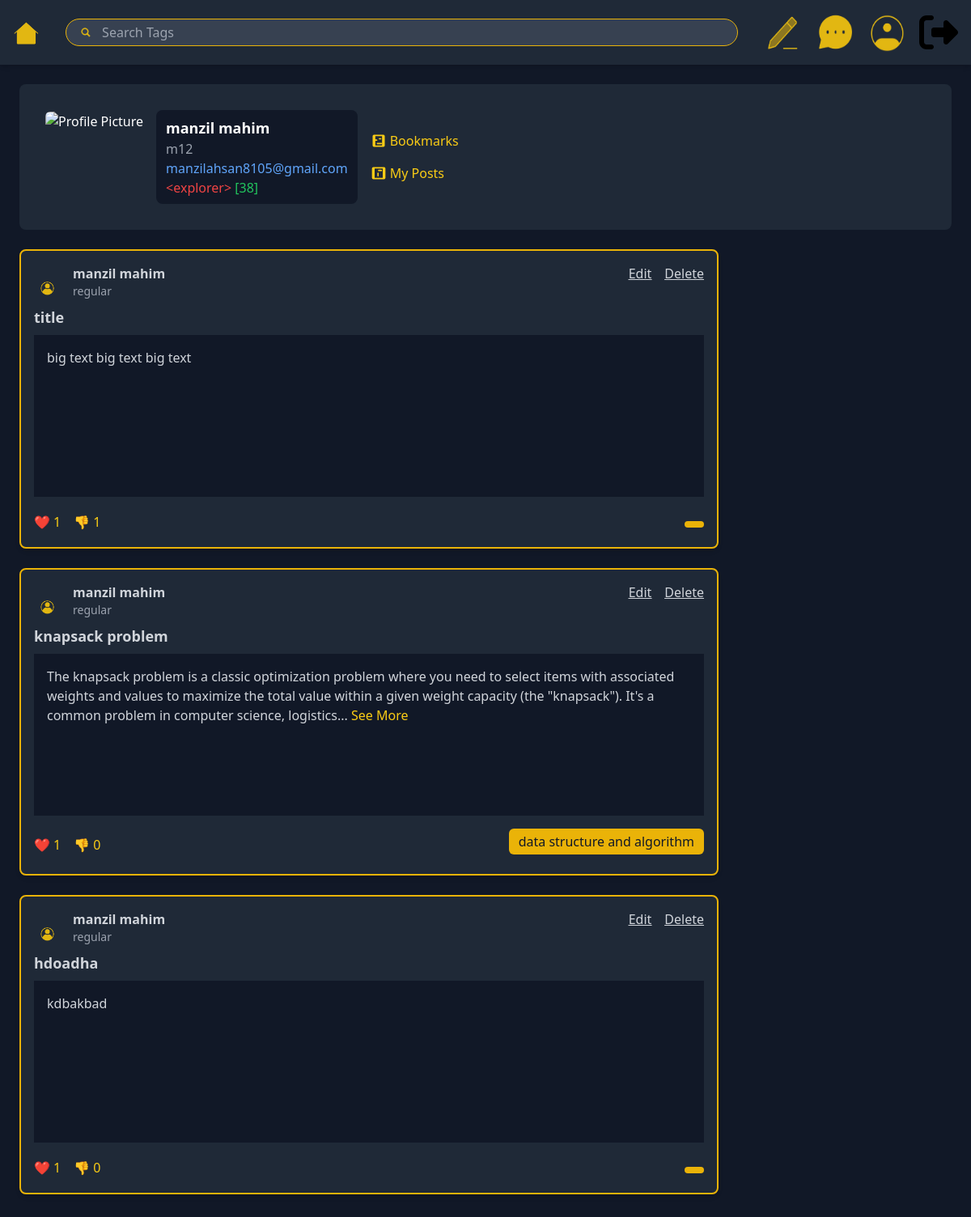
/userprofile.php (signed in), run on the app's committed database.
### tables this page shows
CREATE TABLE `User` (
  `user_id` int(11) NOT NULL,
  `name` varchar(255) DEFAULT NULL,
  `email` varchar(255) DEFAULT NULL,
  `role_on_site` varchar(50) DEFAULT NULL,
  `password` varchar(255) DEFAULT NULL
);

CREATE TABLE `Post` (
  `post_id` int(11) NOT NULL,
  `post_text` text DEFAULT NULL,
  `likes` int(11) DEFAULT 0,
  `dislikes` int(11) DEFAULT 0,
  `title` varchar(255) DEFAULT NULL,
  `state` varchar(50) DEFAULT NULL,
  `user_id` int(11) DEFAULT NULL
);

### userprofile.php (the view, shortened to what this page needs)
<?php
include("connection.php");
$sql = "SELECT * FROM User WHERE user_id = " . $_SESSION['user_id'];
$result = mysqli_query($conn, $sql);
$row = mysqli_fetch_array($result);
$sql_posts = "SELECT p.*, u.name, u.role_on_site, GROUP_CONCAT(t.tag_name) AS tags
              FROM Post AS p
              JOIN User AS u ON p.user_id = u.user_id
              LEFT JOIN Post_to_Tag AS pt ON p.post_id = pt.post_id
              LEFT JOIN Tag AS t ON pt.tag_id = t.tag_id
              WHERE u.user_id = " . $_SESSION["user_id"] . "
              GROUP BY p.post_id
              ORDER BY p.likes DESC";
$result_posts = mysqli_query($conn, $sql_posts);
?>
<!DOCTYPE html>
<html lang="en">
<head>
  <script src="https://cdn.tailwindcss.com"></script>
</head>
<body class="bg-gray-900 text-gray-300">
  <nav class="bg-gray-800 p-4 flex items-center justify-between shadow-md">
    <div>
      <a href="hompage.php"><img src="home.png" alt="Home" class="h-8"></a>
    </div>
    <div class="flex-1 mx-8">
      <div class="bg-gray-700 border border-yellow-500 rounded-full flex items-center px-3 py-1">
        <img src="search.png" alt="Search" class="w-6 h-6 mr-2">
        <form action="hompage.php" method="GET" class="w-full">
          <input type="text" name="search" placeholder="Search Tags" value=""
            class="bg-transparent text-yellow-500 w-full focus:outline-none">
        </form>
      </div>
    </div>
    <div class="flex space-x-4">
      <a href="post.php"> <img src="draft.png" class="w-12 h-12"></a>
      <a href="groupText.php">
        <img src="message2.png" class="w-12 h-12">
      </a>
      <a href="userprofile.php"> <img src="profile2.png" class="w-12 h-12"></a>
      <a href="logout.php"> <img src="logout-icon.svg" class="w-12 h-12"></a>
    </div>
  </nav>
  <main class="p-6">
    <div class="flex items-start bg-gray-800 p-4 rounded-lg">
      <div class="flex justify-between w-full">
        <div class="text-white p-4 rounded-lg flex items-center space-x-4">
          <img
            src="https://encrypted-tbn0.gstatic.com/images?q=tbn:ANd9GcQm3RFDZM21teuCMFYx_AROjt-AzUwDBROFww&s"
            alt="Profile Picture"
            class="h-28 rounded-md object-cover" />
          <div class="bg-gray-900 rounded-lg px-3 py-2">
            <h2 class="text-lg font-semibold"><?php echo $row["name"] ?></h2>
            <p class="text-gray-400"><?php echo $row["email"][0] ?><?php echo $row["user_id"] ?></p>
            <a
              href="mailto:manzilahsan81050@gmail.com"
              class="text-blue-400 hover:underline"><?php echo $row["email"] ?></a>
            <p class="text-red-500">
              &lt;explorer&gt; <span class="text-green-500">[38]</span>
            </p>
          </div>
          <div class="ml-auto grid gap-y-4">
            <a href="bookmark.php"
              class="flex items-center space-x-1 text-yellow-400 hover:text-yellow-300">
              <svg
                xmlns="http://www.w3.org/2000/svg"
                class="w-5 h-5"
                fill="currentColor"
                viewBox="0 0 24 24">
                <path
                  d="M5 3h14a2 2 0 012 2v14a2 2 0 01-2 2H5a2 2 0 01-2-2V5a2 2 0 012-2zm12 2H7v14h10V5zm-5 4a1 1 0 011-1h2a1 1 0 010 2h-2a1 1 0 01-1-1zm-2 8a1 1 0 110-2h6a1 1 0 010 2H10zm-1-5H7a1 1 0 110-2h2a1 1 0 010 2z" />
              </svg>
              <span>Bookmarks</span>
            </a>
            <a
              href="userprofile.php"
              class="flex items-center space-x-1 text-yellow-400 hover:text-yellow-300">
              <svg
                xmlns="http://www.w3.org/2000/svg"
                class="w-5 h-5"
                fill="currentColor"
                viewBox="0 0 24 24">
                <path
                  d="M4 3h16a2 2 0 012 2v14a2 2 0 01-2 2H4a2 2 0 01-2-2V5a2 2 0 012-2zm14 2H6v14h12V5zm-6 11a1 1 0 11-2 0v-4a1 1 0 112 0v4zm0-7a1 1 0 110-2h4a1 1 0 010 2h-4z" />
              </svg>
              <span>My Posts</span>
            </a>
          </div>
        </div>
      </div>
    </div>
    <section class="w-3/4 mt-6">
      <?php while ($row = mysqli_fetch_array($result_posts)) { ?>
        <div id="<?php echo $row["post_id"] ?>" class="bg-gray-800 rounded-lg p-4 mb-6 shadow-md border-2 border-yellow-500">
          <div class="flex items-center gap-2 mb-2">
            <img src="profile.png" alt="User" class="h-10 w-10 rounded-full">
            <div class="w-full">
              <div class="flex w-full justify-between">
                <h3 class="font-semibold"><?php echo $row["name"]; ?></h3>
                <?php
                if ($row["user_id"] == $_SESSION["user_id"]) {
                ?>
                  <div class="flex gap-4 underline">
                    <a href=<?php echo "edit.php?post_id=" . $row["post_id"] ?>>Edit</a>
                    <a href=<?php echo "delete.php?post_id=" . $row["post_id"] ?>>Delete</a>
                  </div>
                <?php
                } else {
                ?>
                <?php
                }
                ?>
              </div>
              <p class="text-sm text-gray-400"><?php echo $row["role_on_site"]; ?></p>
            </div>
          </div>
          <h2 class="text-lg font-bold"> <a href=<?php echo 'fullpostview.php?post_id=' . $row["post_id"] ?>><?php echo $row["title"]; ?></a></h2>
          <p class="text-gray-300 mt-2 bg-gray-900 p-4 h-[200px] text-wrap w-full">
            <?php
            $truncatedText = substr($row["post_text"], 0, 250);
            echo $truncatedText;
            if (strlen($row["post_text"]) > 250) {
              echo '... <a href="fullpostview.php?post_id=' . $row["post_id"] . '" class="text-yellow-400">See More</a>';
            }
            ?>
          </p>
          <div class="flex items-center justify-between text-yellow-400 mt-4">
            <div class="flex gap-4">
              <form action="" method="POST">
                <button type="submit" name="action" value="like" class="flex items-center space-x-1 hover:text-red-500">
                  <span>❤️</span>
                  <span><?php echo $row["likes"]; ?></span>
                </button>
              </form>
              <form action="" method="POST">
                <button type="submit" name="action" value="dislike" class="flex items-center space-x-1 hover:text-gray-500">
                  <span>👎</span>
                  <span><?php echo $row["dislikes"]; ?></span>
                </button>
              </form>
            </div>
            <form action="hompage.php" method="GET" class="inline">
              <button class="bg-yellow-500 text-gray-900 px-3 py-1 rounded-md mb-2">
                <?php echo $row["tags"]; ?>
              </button>
            </form>
          </div>
        </div>
      <?php } ?>
    </section>
</body>
</html>

### data on the page
user: name "manzil mahim", email "m", user_id "12", email "manzilahsan8105@gmail.com"
post: user.name "manzil mahim", user.role_on_site "regular", title "title", post_text "big text big text big text", likes "1", dislikes "1"
post: user.name "manzil mahim", user.role_on_site "regular", title "knapsack problem", post_text "The knapsack problem is a classic optimization problem where you need to select items with associated weights and values to maximize the total value within a given weight capacity (the \"knapsack\"). It's a common problem in computer science, logistics", likes "1", dislikes "0", tags "data structure and algorithm"
post: user.name "manzil mahim", user.role_on_site "regular", title "hdoadha", post_text "kdbakbad", likes "1", dislikes "0"
